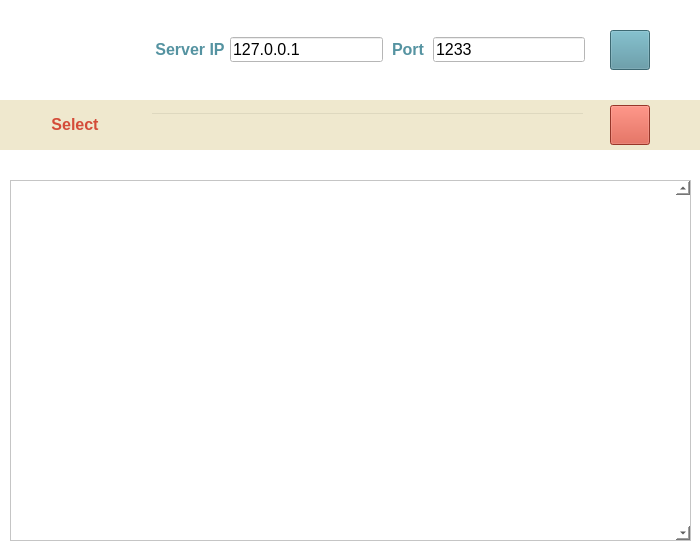
<?xml version="1.0" encoding="UTF-8"?>
<ui version="4.0">
 <class>MainWindow</class>
 <widget class="QMainWindow" name="MainWindow">
  <property name="geometry">
   <rect>
    <x>0</x>
    <y>0</y>
    <width>700</width>
    <height>550</height>
   </rect>
  </property>
  <property name="minimumSize">
   <size>
    <width>700</width>
    <height>550</height>
   </size>
  </property>
  <property name="maximumSize">
   <size>
    <width>700</width>
    <height>550</height>
   </size>
  </property>
  <property name="windowTitle">
   <string>MainWindow</string>
  </property>
  <property name="styleSheet">
   <string notr="true">QObject {
	background-color: rgb(255, 255, 255);
}</string>
  </property>
  <widget class="QWidget" name="centralwidget">
   <widget class="QFrame" name="frame_top">
    <property name="geometry">
     <rect>
      <x>0</x>
      <y>0</y>
      <width>700</width>
      <height>100</height>
     </rect>
    </property>
    <property name="minimumSize">
     <size>
      <width>0</width>
      <height>100</height>
     </size>
    </property>
    <property name="maximumSize">
     <size>
      <width>16777215</width>
      <height>100</height>
     </size>
    </property>
    <property name="styleSheet">
     <string notr="true"/>
    </property>
    <property name="frameShape">
     <enum>QFrame::NoFrame</enum>
    </property>
    <property name="frameShadow">
     <enum>QFrame::Sunken</enum>
    </property>
    <layout class="QHBoxLayout" name="horizontalLayout_8">
     <property name="spacing">
      <number>0</number>
     </property>
     <property name="leftMargin">
      <number>0</number>
     </property>
     <property name="topMargin">
      <number>0</number>
     </property>
     <property name="rightMargin">
      <number>0</number>
     </property>
     <property name="bottomMargin">
      <number>0</number>
     </property>
     <item>
      <spacer name="horizontalSpacer_2">
       <property name="orientation">
        <enum>Qt::Horizontal</enum>
       </property>
       <property name="sizeType">
        <enum>QSizePolicy::Fixed</enum>
       </property>
       <property name="sizeHint" stdset="0">
        <size>
         <width>25</width>
         <height>21</height>
        </size>
       </property>
      </spacer>
     </item>
     <item>
      <widget class="QPushButton" name="about_us_btn">
       <property name="minimumSize">
        <size>
         <width>100</width>
         <height>100</height>
        </size>
       </property>
       <property name="maximumSize">
        <size>
         <width>100</width>
         <height>100</height>
        </size>
       </property>
       <property name="cursor">
        <cursorShape>PointingHandCursor</cursorShape>
       </property>
       <property name="toolTip">
        <string>About Us</string>
       </property>
       <property name="styleSheet">
        <string notr="true"/>
       </property>
       <property name="text">
        <string notr="true"/>
       </property>
       <property name="icon">
        <iconset>
         <normaloff>Resources/phobo.png</normaloff>Resources/phobo.png</iconset>
       </property>
       <property name="iconSize">
        <size>
         <width>100</width>
         <height>100</height>
        </size>
       </property>
       <property name="checkable">
        <bool>false</bool>
       </property>
       <property name="flat">
        <bool>true</bool>
       </property>
      </widget>
     </item>
     <item>
      <spacer name="horizontalSpacer_3">
       <property name="orientation">
        <enum>Qt::Horizontal</enum>
       </property>
       <property name="sizeType">
        <enum>QSizePolicy::Fixed</enum>
       </property>
       <property name="sizeHint" stdset="0">
        <size>
         <width>25</width>
         <height>21</height>
        </size>
       </property>
      </spacer>
     </item>
     <item>
      <widget class="QLabel" name="label_1">
       <property name="minimumSize">
        <size>
         <width>80</width>
         <height>25</height>
        </size>
       </property>
       <property name="maximumSize">
        <size>
         <width>80</width>
         <height>25</height>
        </size>
       </property>
       <property name="font">
        <font>
         <pointsize>12</pointsize>
         <bold>true</bold>
        </font>
       </property>
       <property name="styleSheet">
        <string notr="true">color: rgb(85, 147, 161);</string>
       </property>
       <property name="text">
        <string>Server IP</string>
       </property>
       <property name="alignment">
        <set>Qt::AlignCenter</set>
       </property>
      </widget>
     </item>
     <item>
      <widget class="QLineEdit" name="host_inp">
       <property name="minimumSize">
        <size>
         <width>150</width>
         <height>25</height>
        </size>
       </property>
       <property name="maximumSize">
        <size>
         <width>16777215</width>
         <height>25</height>
        </size>
       </property>
       <property name="font">
        <font>
         <pointsize>12</pointsize>
        </font>
       </property>
       <property name="styleSheet">
        <string notr="true">QLineEdit {
	border-color: rgb(85, 147, 161);
}</string>
       </property>
       <property name="text">
        <string>127.0.0.1</string>
       </property>
      </widget>
     </item>
     <item>
      <widget class="QLabel" name="label_2">
       <property name="minimumSize">
        <size>
         <width>50</width>
         <height>25</height>
        </size>
       </property>
       <property name="maximumSize">
        <size>
         <width>50</width>
         <height>25</height>
        </size>
       </property>
       <property name="font">
        <font>
         <pointsize>12</pointsize>
         <bold>true</bold>
        </font>
       </property>
       <property name="styleSheet">
        <string notr="true">color: rgb(85, 147, 161);</string>
       </property>
       <property name="text">
        <string>Port</string>
       </property>
       <property name="alignment">
        <set>Qt::AlignCenter</set>
       </property>
      </widget>
     </item>
     <item>
      <widget class="QLineEdit" name="port_inp">
       <property name="minimumSize">
        <size>
         <width>100</width>
         <height>25</height>
        </size>
       </property>
       <property name="maximumSize">
        <size>
         <width>16777215</width>
         <height>25</height>
        </size>
       </property>
       <property name="font">
        <font>
         <pointsize>12</pointsize>
        </font>
       </property>
       <property name="text">
        <string>1233</string>
       </property>
      </widget>
     </item>
     <item>
      <spacer name="horizontalSpacer_4">
       <property name="orientation">
        <enum>Qt::Horizontal</enum>
       </property>
       <property name="sizeType">
        <enum>QSizePolicy::Fixed</enum>
       </property>
       <property name="sizeHint" stdset="0">
        <size>
         <width>25</width>
         <height>21</height>
        </size>
       </property>
      </spacer>
     </item>
     <item>
      <widget class="QPushButton" name="plug_btn">
       <property name="minimumSize">
        <size>
         <width>40</width>
         <height>40</height>
        </size>
       </property>
       <property name="maximumSize">
        <size>
         <width>40</width>
         <height>40</height>
        </size>
       </property>
       <property name="cursor">
        <cursorShape>PointingHandCursor</cursorShape>
       </property>
       <property name="toolTip">
        <string>Connect</string>
       </property>
       <property name="styleSheet">
        <string notr="true">background-color: rgb(85, 147, 161);</string>
       </property>
       <property name="text">
        <string/>
       </property>
       <property name="icon">
        <iconset>
         <normaloff>Resources/plug.png</normaloff>Resources/plug.png</iconset>
       </property>
       <property name="iconSize">
        <size>
         <width>25</width>
         <height>25</height>
        </size>
       </property>
       <property name="flat">
        <bool>false</bool>
       </property>
      </widget>
     </item>
     <item>
      <spacer name="horizontalSpacer_1">
       <property name="orientation">
        <enum>Qt::Horizontal</enum>
       </property>
       <property name="sizeType">
        <enum>QSizePolicy::Fixed</enum>
       </property>
       <property name="sizeHint" stdset="0">
        <size>
         <width>50</width>
         <height>21</height>
        </size>
       </property>
      </spacer>
     </item>
    </layout>
   </widget>
   <widget class="QFrame" name="frame_mid">
    <property name="geometry">
     <rect>
      <x>0</x>
      <y>100</y>
      <width>700</width>
      <height>50</height>
     </rect>
    </property>
    <property name="minimumSize">
     <size>
      <width>0</width>
      <height>50</height>
     </size>
    </property>
    <property name="maximumSize">
     <size>
      <width>16777215</width>
      <height>50</height>
     </size>
    </property>
    <property name="styleSheet">
     <string notr="true">QFrame {
	background-color: rgb(239, 232, 206);
}</string>
    </property>
    <property name="frameShape">
     <enum>QFrame::NoFrame</enum>
    </property>
    <property name="frameShadow">
     <enum>QFrame::Sunken</enum>
    </property>
    <layout class="QHBoxLayout" name="horizontalLayout_10">
     <property name="spacing">
      <number>0</number>
     </property>
     <property name="leftMargin">
      <number>0</number>
     </property>
     <property name="topMargin">
      <number>0</number>
     </property>
     <property name="rightMargin">
      <number>0</number>
     </property>
     <property name="bottomMargin">
      <number>0</number>
     </property>
     <item>
      <spacer name="horizontalSpacer_7">
       <property name="orientation">
        <enum>Qt::Horizontal</enum>
       </property>
       <property name="sizeType">
        <enum>QSizePolicy::Fixed</enum>
       </property>
       <property name="sizeHint" stdset="0">
        <size>
         <width>25</width>
         <height>21</height>
        </size>
       </property>
      </spacer>
     </item>
     <item>
      <widget class="QLabel" name="label_3">
       <property name="minimumSize">
        <size>
         <width>100</width>
         <height>25</height>
        </size>
       </property>
       <property name="maximumSize">
        <size>
         <width>100</width>
         <height>25</height>
        </size>
       </property>
       <property name="font">
        <font>
         <pointsize>12</pointsize>
         <bold>true</bold>
        </font>
       </property>
       <property name="styleSheet">
        <string notr="true">color: rgb(212, 76, 57);</string>
       </property>
       <property name="text">
        <string>Select</string>
       </property>
       <property name="alignment">
        <set>Qt::AlignCenter</set>
       </property>
      </widget>
     </item>
     <item>
      <spacer name="horizontalSpacer_9">
       <property name="orientation">
        <enum>Qt::Horizontal</enum>
       </property>
       <property name="sizeType">
        <enum>QSizePolicy::Fixed</enum>
       </property>
       <property name="sizeHint" stdset="0">
        <size>
         <width>25</width>
         <height>21</height>
        </size>
       </property>
      </spacer>
     </item>
     <item>
      <widget class="QLineEdit" name="search_inp">
       <property name="minimumSize">
        <size>
         <width>150</width>
         <height>25</height>
        </size>
       </property>
       <property name="maximumSize">
        <size>
         <width>16777215</width>
         <height>25</height>
        </size>
       </property>
       <property name="font">
        <font>
         <pointsize>12</pointsize>
        </font>
       </property>
       <property name="toolTip">
        <string notr="true">&lt;html&gt;&lt;head/&gt;&lt;body&gt;&lt;p&gt;Enter ID of an member or '&lt;span style=&quot; color:#5500ff;&quot;&gt;@All&lt;/span&gt;' to select all members.&lt;/p&gt;&lt;/body&gt;&lt;/html&gt;</string>
       </property>
       <property name="styleSheet">
        <string notr="true">background-color: rgba(0, 0, 0, 0);</string>
       </property>
       <property name="text">
        <string/>
       </property>
       <property name="maxLength">
        <number>20</number>
       </property>
       <property name="placeholderText">
        <string/>
       </property>
       <property name="clearButtonEnabled">
        <bool>false</bool>
       </property>
      </widget>
     </item>
     <item>
      <spacer name="horizontalSpacer_6">
       <property name="orientation">
        <enum>Qt::Horizontal</enum>
       </property>
       <property name="sizeType">
        <enum>QSizePolicy::Fixed</enum>
       </property>
       <property name="sizeHint" stdset="0">
        <size>
         <width>25</width>
         <height>21</height>
        </size>
       </property>
      </spacer>
     </item>
     <item>
      <widget class="QPushButton" name="search_btn">
       <property name="minimumSize">
        <size>
         <width>40</width>
         <height>40</height>
        </size>
       </property>
       <property name="maximumSize">
        <size>
         <width>40</width>
         <height>40</height>
        </size>
       </property>
       <property name="cursor">
        <cursorShape>PointingHandCursor</cursorShape>
       </property>
       <property name="toolTip">
        <string>Search</string>
       </property>
       <property name="styleSheet">
        <string notr="true">background-color: rgb(212, 76, 57);</string>
       </property>
       <property name="text">
        <string/>
       </property>
       <property name="icon">
        <iconset>
         <normaloff>Resources/search.png</normaloff>Resources/search.png</iconset>
       </property>
       <property name="iconSize">
        <size>
         <width>25</width>
         <height>25</height>
        </size>
       </property>
       <property name="flat">
        <bool>false</bool>
       </property>
      </widget>
     </item>
     <item>
      <spacer name="horizontalSpacer_8">
       <property name="orientation">
        <enum>Qt::Horizontal</enum>
       </property>
       <property name="sizeType">
        <enum>QSizePolicy::Fixed</enum>
       </property>
       <property name="sizeHint" stdset="0">
        <size>
         <width>50</width>
         <height>21</height>
        </size>
       </property>
      </spacer>
     </item>
    </layout>
   </widget>
   <widget class="QLabel" name="log">
    <property name="geometry">
     <rect>
      <x>150</x>
      <y>155</y>
      <width>431</width>
      <height>20</height>
     </rect>
    </property>
    <property name="font">
     <font>
      <pointsize>10</pointsize>
     </font>
    </property>
    <property name="text">
     <string/>
    </property>
   </widget>
   <widget class="QStackedWidget" name="pages">
    <property name="geometry">
     <rect>
      <x>10</x>
      <y>180</y>
      <width>681</width>
      <height>361</height>
     </rect>
    </property>
    <property name="styleSheet">
     <string notr="true"/>
    </property>
    <property name="currentIndex">
     <number>0</number>
    </property>
    <widget class="QWidget" name="search_page">
     <widget class="QScrollArea" name="scrollArea">
      <property name="geometry">
       <rect>
        <x>0</x>
        <y>0</y>
        <width>681</width>
        <height>361</height>
       </rect>
      </property>
      <property name="verticalScrollBarPolicy">
       <enum>Qt::ScrollBarAlwaysOn</enum>
      </property>
      <property name="horizontalScrollBarPolicy">
       <enum>Qt::ScrollBarAsNeeded</enum>
      </property>
      <property name="widgetResizable">
       <bool>true</bool>
      </property>
      <widget class="QWidget" name="scrollWidget">
       <property name="geometry">
        <rect>
         <x>0</x>
         <y>0</y>
         <width>662</width>
         <height>359</height>
        </rect>
       </property>
       <property name="styleSheet">
        <string notr="true">@QVBoxLayout {
border: none;

}</string>
       </property>
      </widget>
     </widget>
    </widget>
    <widget class="QWidget" name="info_page">
     <widget class="QLabel" name="label">
      <property name="geometry">
       <rect>
        <x>280</x>
        <y>30</y>
        <width>80</width>
        <height>20</height>
       </rect>
      </property>
      <property name="font">
       <font>
        <pointsize>12</pointsize>
        <bold>true</bold>
       </font>
      </property>
      <property name="styleSheet">
       <string notr="true">color: rgb(240, 162, 21);</string>
      </property>
      <property name="text">
       <string>ID</string>
      </property>
     </widget>
     <widget class="QLabel" name="label_4">
      <property name="geometry">
       <rect>
        <x>280</x>
        <y>80</y>
        <width>80</width>
        <height>20</height>
       </rect>
      </property>
      <property name="font">
       <font>
        <pointsize>12</pointsize>
        <bold>true</bold>
       </font>
      </property>
      <property name="styleSheet">
       <string notr="true">color: rgb(240, 162, 21);</string>
      </property>
      <property name="text">
       <string>Name</string>
      </property>
     </widget>
     <widget class="QLabel" name="label_5">
      <property name="geometry">
       <rect>
        <x>280</x>
        <y>130</y>
        <width>80</width>
        <height>20</height>
       </rect>
      </property>
      <property name="font">
       <font>
        <pointsize>12</pointsize>
        <bold>true</bold>
       </font>
      </property>
      <property name="styleSheet">
       <string notr="true">color: rgb(240, 162, 21);</string>
      </property>
      <property name="text">
       <string>Contact</string>
      </property>
     </widget>
     <widget class="QLabel" name="label_6">
      <property name="geometry">
       <rect>
        <x>310</x>
        <y>170</y>
        <width>25</width>
        <height>25</height>
       </rect>
      </property>
      <property name="styleSheet">
       <string notr="true"/>
      </property>
      <property name="text">
       <string/>
      </property>
      <property name="pixmap">
       <pixmap>Resources/phone.png</pixmap>
      </property>
      <property name="scaledContents">
       <bool>true</bool>
      </property>
     </widget>
     <widget class="QLabel" name="label_7">
      <property name="geometry">
       <rect>
        <x>310</x>
        <y>210</y>
        <width>25</width>
        <height>25</height>
       </rect>
      </property>
      <property name="styleSheet">
       <string notr="true">image: url(:/icons/Resources/mail.png);</string>
      </property>
      <property name="text">
       <string/>
      </property>
      <property name="pixmap">
       <pixmap>Resources/mail.png</pixmap>
      </property>
      <property name="scaledContents">
       <bool>true</bool>
      </property>
     </widget>
     <widget class="QLabel" name="big_picture_out">
      <property name="geometry">
       <rect>
        <x>30</x>
        <y>30</y>
        <width>200</width>
        <height>200</height>
       </rect>
      </property>
      <property name="styleSheet">
       <string notr="true">border-color: rgb(240, 162, 21);</string>
      </property>
      <property name="text">
       <string/>
      </property>
     </widget>
     <widget class="QLineEdit" name="ID_out">
      <property name="geometry">
       <rect>
        <x>370</x>
        <y>30</y>
        <width>300</width>
        <height>20</height>
       </rect>
      </property>
      <property name="font">
       <font>
        <pointsize>12</pointsize>
       </font>
      </property>
      <property name="styleSheet">
       <string notr="true">QLineEdit {
border: none;

}</string>
      </property>
      <property name="text">
       <string/>
      </property>
      <property name="readOnly">
       <bool>true</bool>
      </property>
      <property name="placeholderText">
       <string/>
      </property>
      <property name="clearButtonEnabled">
       <bool>false</bool>
      </property>
     </widget>
     <widget class="QPushButton" name="back_btn">
      <property name="geometry">
       <rect>
        <x>610</x>
        <y>310</y>
        <width>40</width>
        <height>40</height>
       </rect>
      </property>
      <property name="minimumSize">
       <size>
        <width>40</width>
        <height>40</height>
       </size>
      </property>
      <property name="maximumSize">
       <size>
        <width>40</width>
        <height>40</height>
       </size>
      </property>
      <property name="cursor">
       <cursorShape>PointingHandCursor</cursorShape>
      </property>
      <property name="toolTip">
       <string/>
      </property>
      <property name="statusTip">
       <string>Back</string>
      </property>
      <property name="styleSheet">
       <string notr="true">background-color: rgb(240, 162, 21);</string>
      </property>
      <property name="text">
       <string/>
      </property>
      <property name="icon">
       <iconset>
        <normaloff>Resources/back.png</normaloff>Resources/back.png</iconset>
      </property>
      <property name="iconSize">
       <size>
        <width>25</width>
        <height>25</height>
       </size>
      </property>
      <property name="flat">
       <bool>false</bool>
      </property>
     </widget>
     <widget class="QLineEdit" name="name_out">
      <property name="geometry">
       <rect>
        <x>370</x>
        <y>80</y>
        <width>300</width>
        <height>20</height>
       </rect>
      </property>
      <property name="font">
       <font>
        <pointsize>12</pointsize>
       </font>
      </property>
      <property name="styleSheet">
       <string notr="true">QLineEdit {
border: none;

}</string>
      </property>
      <property name="text">
       <string/>
      </property>
      <property name="readOnly">
       <bool>true</bool>
      </property>
      <property name="placeholderText">
       <string/>
      </property>
      <property name="clearButtonEnabled">
       <bool>false</bool>
      </property>
     </widget>
     <widget class="QLineEdit" name="phone_out">
      <property name="geometry">
       <rect>
        <x>370</x>
        <y>170</y>
        <width>300</width>
        <height>20</height>
       </rect>
      </property>
      <property name="font">
       <font>
        <pointsize>12</pointsize>
       </font>
      </property>
      <property name="styleSheet">
       <string notr="true">QLineEdit {
border: none;

}</string>
      </property>
      <property name="text">
       <string/>
      </property>
      <property name="readOnly">
       <bool>true</bool>
      </property>
      <property name="placeholderText">
       <string/>
      </property>
      <property name="clearButtonEnabled">
       <bool>false</bool>
      </property>
     </widget>
     <widget class="QLineEdit" name="mail_out">
      <property name="geometry">
       <rect>
        <x>370</x>
        <y>210</y>
        <width>300</width>
        <height>20</height>
       </rect>
      </property>
      <property name="font">
       <font>
        <pointsize>12</pointsize>
       </font>
      </property>
      <property name="styleSheet">
       <string notr="true">QLineEdit {
border: none;

}</string>
      </property>
      <property name="text">
       <string/>
      </property>
      <property name="readOnly">
       <bool>true</bool>
      </property>
      <property name="placeholderText">
       <string/>
      </property>
      <property name="clearButtonEnabled">
       <bool>false</bool>
      </property>
     </widget>
     <widget class="QLabel" name="label_8">
      <property name="geometry">
       <rect>
        <x>280</x>
        <y>250</y>
        <width>80</width>
        <height>20</height>
       </rect>
      </property>
      <property name="font">
       <font>
        <pointsize>12</pointsize>
        <bold>true</bold>
       </font>
      </property>
      <property name="styleSheet">
       <string notr="true">color: rgb(240, 162, 21);</string>
      </property>
      <property name="text">
       <string>Avatar</string>
      </property>
     </widget>
     <widget class="QLineEdit" name="picture_path_out">
      <property name="geometry">
       <rect>
        <x>370</x>
        <y>250</y>
        <width>300</width>
        <height>20</height>
       </rect>
      </property>
      <property name="font">
       <font>
        <pointsize>12</pointsize>
       </font>
      </property>
      <property name="styleSheet">
       <string notr="true">QLineEdit {
border: none;

}</string>
      </property>
      <property name="text">
       <string/>
      </property>
      <property name="readOnly">
       <bool>true</bool>
      </property>
      <property name="placeholderText">
       <string/>
      </property>
      <property name="clearButtonEnabled">
       <bool>false</bool>
      </property>
     </widget>
    </widget>
   </widget>
  </widget>
 </widget>
 <resources/>
 <connections/>
</ui>
